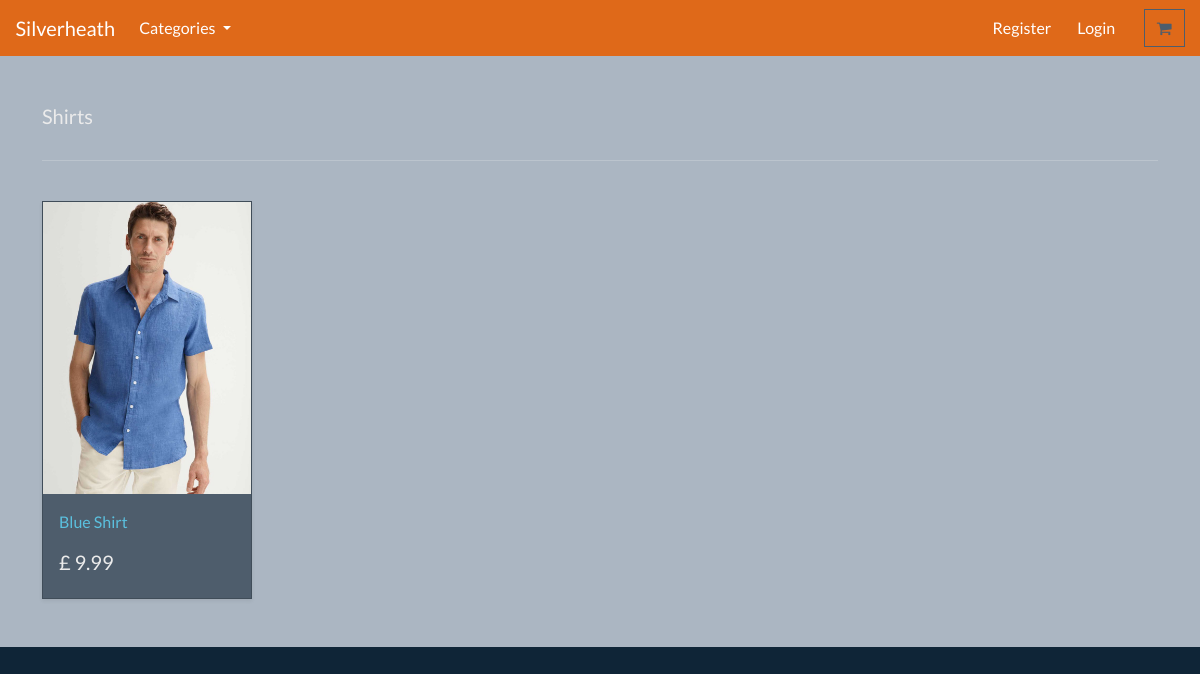
/search/shirts/, run on an earlier commit of the app's database.
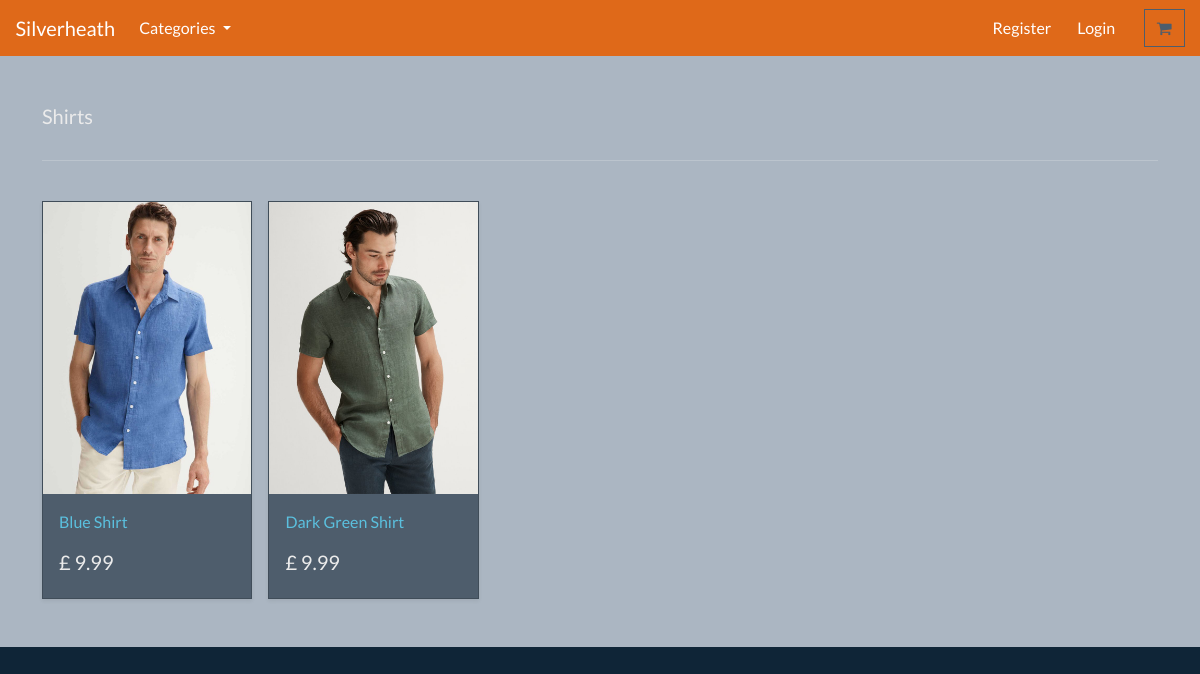
And on a later commit of the database.
### store/models.py (models this page shows, shortened)
class Product(models.Model):
    category = models.ForeignKey(Category, related_name='product', on_delete=models.CASCADE, null=True)
    title = models.CharField(max_length=250)
    brand = models.CharField(max_length=250, default='un-branded')
    description = models.TextField(blank=True)
    slug = models.SlugField(max_length=255)
    price = models.DecimalField(max_digits=4, decimal_places=2)
    image = models.ImageField(upload_to='images/')
    class Meta:
        verbose_name_plural = 'products'
    def get_absolute_url(self):
        return reverse('product-info', args=[self.slug])

### store/views.py (the view)
# urls.py: path('search/<slug:category_slug>/', views.list_category, name='list-category'),
def list_category(request, category_slug=None):
    category = get_object_or_404(Category, slug=category_slug)
    products = Product.objects.filter(category=category)
    return render(request, 'store/list-category.html', {'category':category, 'products':products})

### cart/context_processors.py (called while the page is built)
def cart(request):
    return {'cart': Cart(request)}

### store/models.py (called while the page is built)
    def get_absolute_url(self):
        return reverse('list-category', args=[self.slug])

### store/views.py (called while the page is built)
def categories(request):
    all_categories = Category.objects.all()
    return {'all_categories': all_categories}

### store/templates/store/list-category.html
{% extends "./base.html" %}
{% load static %}
{% block content %}
<main>
  <div class="album py-5 bg-light">
    <div class="container">
      <div class="pb-3 h5"> {{category.name | capfirst }} </div>
      <hr>
      <br>
      <div class="row row-cols-1 row-cols-sm-2 row-cols-md-5 g-3">
        {% for product in products %}
        <div class="col">
          <div class="card shadow-sm">
          <img class="img-fluid" alt="Responsive image" src="{{product.image.url}}">
            <div class="card-body">
              <p class="card-text">
                <a class="text-info text-decoration-none" href="{{product.get_absolute_url}}"> {{product.title}} </a>
              </p>
              <div class="d-flex justify-content-between align-items-center">
                <h5> £ {{product.price}} </h5>
              </div>
            </div>
          </div>
        </div>
        {% endfor %}
      </div>
    </div>
  </div>
</main>
{% endblock %}

What changed in the data, as far as the page shows it:
now on this page (row edited): Product: image (picture), title "Dark Green Shirt", price "9.99"
